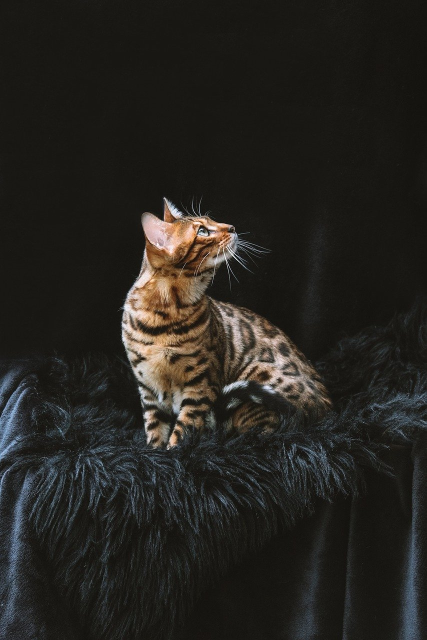
#> input picture Images with OpenCV/bengal-cat-g852a4c82c_1280.jpg, 853 x 1280 px (shown at 1/2 size)
$ jupyter execute OpenCV_Bitwise_Operations.ipynb
#> lines starting #> are read from the running program, lines starting #| are printed output that depends on the picture
[cell 1]
import cv2
import matplotlib.pyplot as plt
import numpy as np

[cell 2]
def drawImage(img,title="Image"):
    plt.imshow(img,cmap="gray")
    plt.axis("off")
    plt.title(title + str(img.shape))
    plt.show()

[cell 3]
img = cv2.imread("./bengal-cat-g852a4c82c_1280.jpg")
#> img is the input picture: shape (1280, 853, 3); mean B, G, R 32, 36.2, 38.1
drawImage(img)

[cell 4]
blank = np.zeros([400,400],dtype="uint8")
drawImage(blank,"Blank Image")
#> call 2 of drawImage, with title = 'Blank Image'
#> in drawImage (call 2), `plt.show()`:
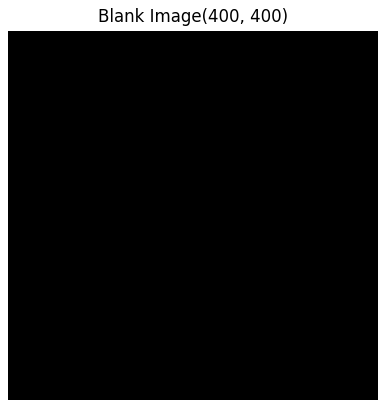
#> figure drawn by matplotlib, 1 panel

[cell 5]
rectangle = cv2.rectangle(blank.copy(),(30,30),(370,370),255,-1)
circle = cv2.circle(blank.copy(),(200,200),200,255,-1)
drawImage(rectangle,"Rectangle")
#> call 3 of drawImage, with title = 'Rectangle'
#> in drawImage (call 3), `plt.show()`:
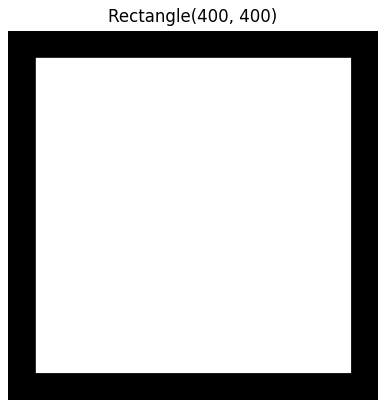
#> figure drawn by matplotlib, 1 panel
drawImage(circle,"Circle")
#> call 4 of drawImage, with title = 'Circle'
#> in drawImage (call 4), `plt.show()`:
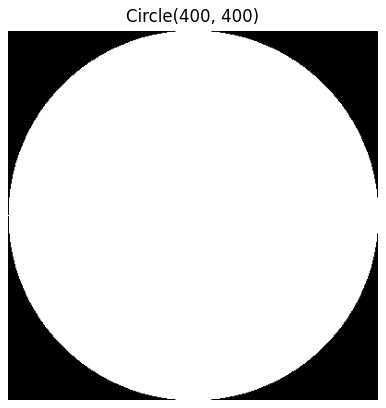
#> figure drawn by matplotlib, 1 panel

[cell 6]
# Bitwise AND
bitwise_and = cv2.bitwise_and(rectangle,circle)
drawImage(bitwise_and,"Bitwise And Image")
#> in drawImage (call 5), `plt.show()`:
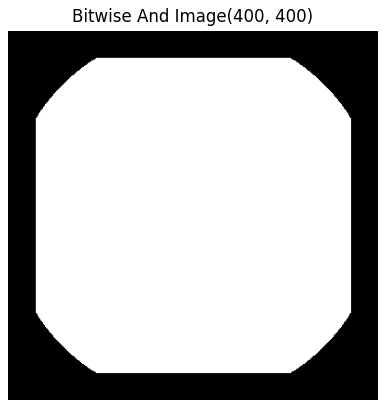
#> figure drawn by matplotlib, 1 panel

[cell 7]
# Bitwise OR
bitwise_or = cv2.bitwise_or(rectangle,circle)
drawImage(bitwise_or,"Bitwise OR Image")
#> in drawImage (call 6), `plt.show()`:
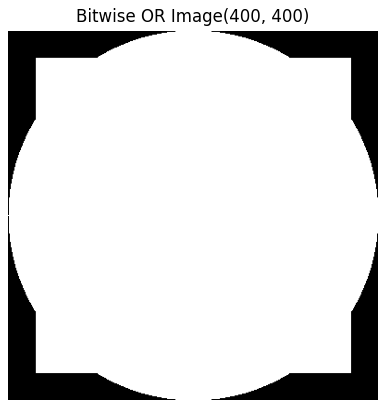
#> figure drawn by matplotlib, 1 panel

[cell 8]
# Bitwise XOR
bitwise_xor = cv2.bitwise_xor(rectangle,circle)
drawImage(bitwise_xor,"Bitwise XOR Image")
#> in drawImage (call 7), `plt.show()`:
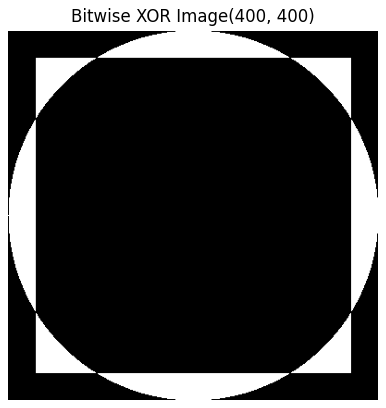
#> figure drawn by matplotlib, 1 panel

[cell 9]
# Bitwise NOT
bitwise_not = cv2.bitwise_not(rectangle)
drawImage(bitwise_not,"Bitwise NOT Image")
#> in drawImage (call 8), `plt.show()`:
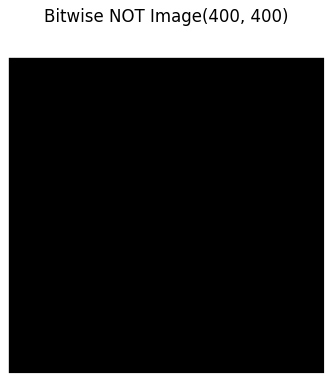
#> figure drawn by matplotlib, 1 panel
